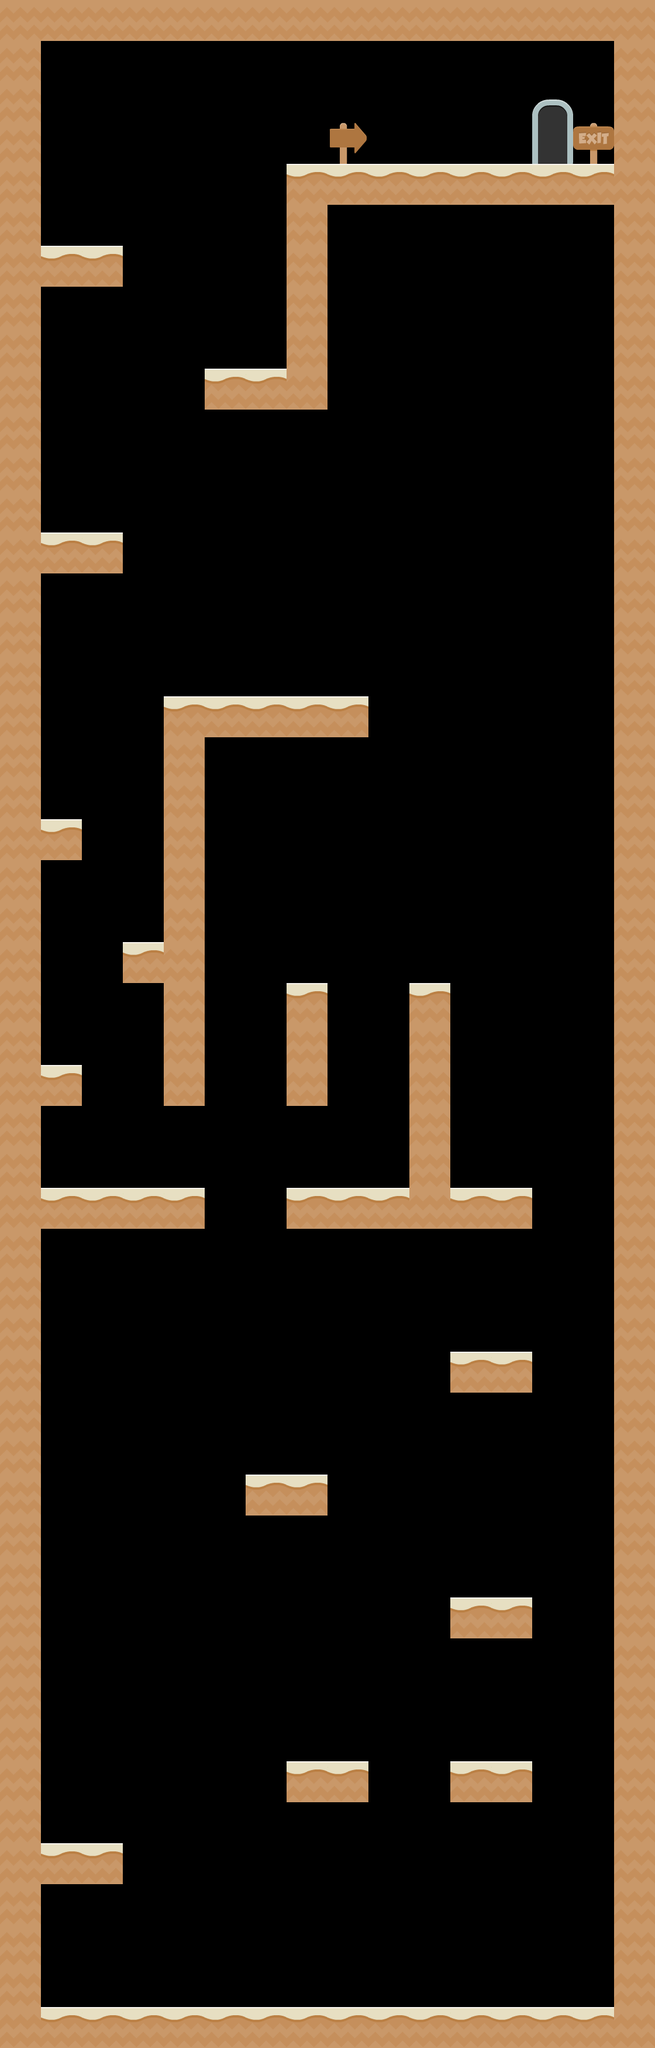

Rendered tile map (Tiled .tmx) drawn with the repository's tilesets; below, a short description and the map source with its tile grids summarised:
An orthogonal 16x50 tile map with 70x70 px tiles, 1 tile layer (Tile Layer 1) and 71 objects (30x wall, 21x platform, 18x loft, 2x door).

<map version="1.0" tiledversion="1.0.1" orientation="orthogonal" renderorder="right-down" width="16" height="50" tilewidth="70" tileheight="70" nextobjectid="177">
 <tileset firstgid="1" name="tiles_spritesheet" tilewidth="70" tileheight="70" spacing="2" tilecount="156" columns="12">
  <image source="tiles_spritesheet.png" width="914" height="936" />
 </tileset>
 <layer name="Tile Layer 1" width="16" height="50">
  <data>[800 cells, 198 non-empty, 6 distinct tile ids]</data>
 </layer>
 <objectgroup name="Object Layer 1">
  <object id="3" type="platform" x="0" y="3430" width="1120" height="70" />
  <object id="6" type="wall" x="0" y="2" width="70" height="3442.25" />
  <object id="20" type="platform" x="0" y="0" width="1120" height="70" />
  <object id="21" type="wall" x="1050" y="0" width="70" height="3446.25" />
  <object id="46" type="door" x="910" y="140" width="70" height="140">
   <properties>
    <property name="nextlevel" value="level7.tmx" />
   </properties>
  </object>
  <object id="111" type="platform" x="490" y="280" width="562.424" height="70" />
  <object id="112" type="loft" x="491.614" y="346.72" width="557.106" height="6.22647" />
  <object id="113" type="loft" x="70" y="484.797" width="140.806" height="6.22647" />
  <object id="114" type="platform" x="71.1701" y="420.02" width="140.06" height="70" />
  <object id="115" type="wall" x="204.488" y="420" width="7.7273" height="70.0401" />
  <object id="116" type="wall" x="350" y="630.356" width="7.7273" height="69.6845" />
  <object id="117" type="loft" x="350.125" y="694.797" width="209.567" height="6.22647" />
  <object id="118" type="platform" x="350.37" y="630.02" width="140.86" height="70" />
  <object id="119" type="wall" x="489.449" y="280.645" width="7.7273" height="351.313" />
  <object id="120" type="wall" x="553" y="350" width="7.7273" height="349.895" />
  <object id="121" type="wall" x="204.488" y="910" width="7.7273" height="70.0401" />
  <object id="122" type="loft" x="70" y="974.797" width="140.806" height="6.22647" />
  <object id="123" type="platform" x="71.1701" y="910.02" width="140.06" height="70" />
  <object id="124" type="wall" x="554.488" y="2520" width="7.7273" height="70.0401" />
  <object id="125" type="loft" x="420" y="2584.8" width="140.806" height="6.22647" />
  <object id="126" type="platform" x="420.127" y="2520.02" width="141.103" height="70" />
  <object id="127" type="wall" x="904.488" y="2310" width="7.7273" height="70.0401" />
  <object id="128" type="loft" x="770" y="2374.8" width="140.806" height="6.22647" />
  <object id="129" type="platform" x="770.17" y="2310.02" width="141.06" height="70" />
  <object id="130" type="wall" x="904.488" y="2730" width="7.7273" height="70.0401" />
  <object id="131" type="loft" x="770" y="2794.8" width="140.806" height="6.22647" />
  <object id="132" type="platform" x="770.233" y="2730.02" width="140.998" height="70" />
  <object id="133" type="wall" x="624.488" y="3010" width="7.7273" height="70.0401" />
  <object id="134" type="loft" x="490" y="3074.8" width="140.806" height="6.22647" />
  <object id="135" type="platform" x="490.127" y="3010.02" width="141.103" height="70" />
  <object id="136" type="wall" x="904.488" y="3010" width="7.7273" height="70.0401" />
  <object id="137" type="loft" x="770" y="3074.8" width="140.806" height="6.22647" />
  <object id="138" type="platform" x="769.953" y="3010.02" width="141.277" height="70" />
  <object id="139" type="wall" x="204.488" y="3150" width="7.7273" height="70.0401" />
  <object id="140" type="loft" x="70" y="3214.8" width="140.806" height="6.22647" />
  <object id="141" type="platform" x="71.1701" y="3150.02" width="140.06" height="70" />
  <object id="142" type="wall" x="489.354" y="3010.46" width="7.7273" height="69.1628" />
  <object id="143" type="wall" x="769.223" y="3010.29" width="7.7273" height="69.1628" />
  <object id="144" type="wall" x="769.636" y="2730.29" width="7.7273" height="69.1628" />
  <object id="145" type="wall" x="419.354" y="2520.42" width="7.7273" height="69.1628" />
  <object id="146" type="wall" x="769.73" y="2310.26" width="7.7273" height="69.1628" />
  <object id="147" type="wall" x="904.277" y="2029.98" width="7.7273" height="70.0401" />
  <object id="148" type="wall" x="489.375" y="2030.5" width="7.7273" height="69.1628" />
  <object id="149" type="platform" x="769.959" y="2030" width="141.06" height="70" />
  <object id="150" type="loft" x="491.152" y="2094.78" width="419.442" height="6.22647" />
  <object id="151" type="platform" x="490" y="2030" width="215.727" height="70" />
  <object id="152" type="wall" x="699.261" y="1680.46" width="7.7273" height="350.413" />
  <object id="153" type="platform" x="700" y="1680" width="70.06" height="70" />
  <object id="154" type="wall" x="763.386" y="1680.67" width="7.7273" height="350.413" />
  <object id="155" type="wall" x="553.438" y="1680.67" width="7.7273" height="209.356" />
  <object id="156" type="wall" x="489.25" y="1680.21" width="7.7273" height="208.958" />
  <object id="157" type="platform" x="490.052" y="1680" width="70.06" height="70" />
  <object id="158" type="loft" x="490.446" y="1884.39" width="69.067" height="6.22647" />
  <object id="159" type="wall" x="343.101" y="2030.67" width="7.7273" height="69.1628" />
  <object id="160" type="platform" x="69.9261" y="2029.95" width="280.227" height="70" />
  <object id="161" type="loft" x="71.1226" y="2094.28" width="278.809" height="6.22647" />
  <object id="162" type="wall" x="279.5" y="1191" width="70.2273" height="699.013" />
  <object id="163" type="platform" x="210" y="1610" width="70.06" height="70" />
  <object id="164" type="platform" x="70" y="1820" width="70.06" height="70" />
  <object id="165" type="platform" x="70" y="1400" width="70.06" height="70" />
  <object id="166" type="platform" x="280" y="1190" width="350.018" height="66.5" />
  <object id="167" type="loft" x="349.163" y="1255.37" width="280.044" height="6.22647" />
  <object id="168" type="wall" x="623.087" y="1190.57" width="7.7273" height="69.1628" />
  <object id="169" type="wall" x="133.043" y="1400.43" width="7.7273" height="69.1628" />
  <object id="170" type="wall" x="209.304" y="1610.35" width="7.7273" height="69.1628" />
  <object id="171" type="wall" x="133.261" y="1820.04" width="7.7273" height="69.1628" />
  <object id="172" type="loft" x="280.133" y="1885.07" width="69.067" height="6.22647" />
  <object id="173" type="loft" x="69.6364" y="1885.27" width="69.067" height="6.22647" />
  <object id="174" type="loft" x="211.111" y="1674.63" width="69.067" height="6.22647" />
  <object id="175" type="loft" x="69.5915" y="1464.82" width="70.192" height="6.22647" />
  <object id="176" type="door" x="840" y="3290" width="70" height="140">
   <properties>
    <property name="nextlevel" value="level7.tmx" />
   </properties>
  </object>
 </objectgroup>
</map>
